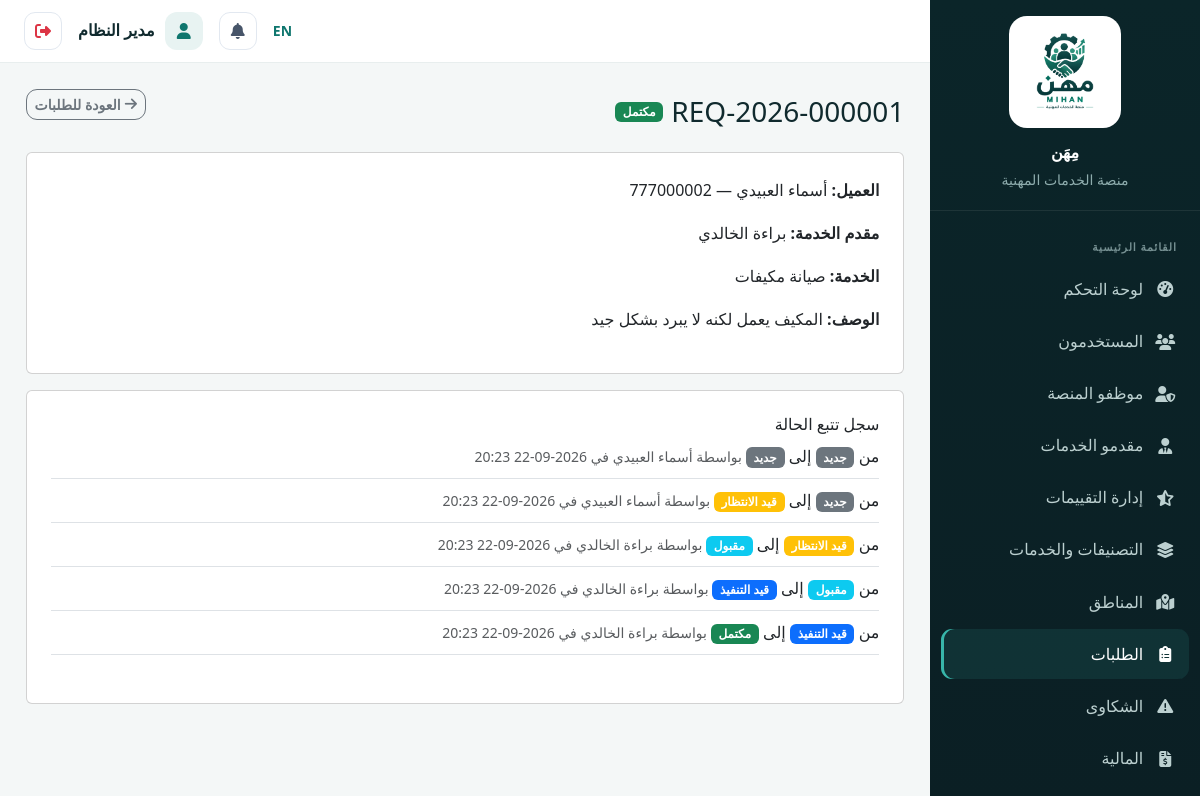
/admin/requests/1 (signed in), run on the app's committed database.
### tables this page shows
CREATE TABLE `system_settings` (
  `id` int(11) NOT NULL,
  `key` varchar(100) NOT NULL,
  `value` text DEFAULT NULL,
  `updated_at` datetime DEFAULT current_timestamp() ON UPDATE current_timestamp()
);

CREATE TABLE `users` (
  `id` int(11) NOT NULL,
  `name` varchar(150) NOT NULL,
  `email` varchar(150) NOT NULL,
  `phone` varchar(20) DEFAULT NULL,
  `password_hash` varchar(255) NOT NULL,
  `role` enum('customer','provider','employee','admin') NOT NULL DEFAULT 'customer',
  `profile_photo` varchar(255) DEFAULT NULL,
  `is_active` tinyint(1) NOT NULL DEFAULT 1,
  `is_verified_email` tinyint(1) NOT NULL DEFAULT 0,
  `created_at` datetime DEFAULT current_timestamp(),
  `updated_at` datetime DEFAULT current_timestamp() ON UPDATE current_timestamp()
);

CREATE TABLE `service_requests` (
  `id` int(11) NOT NULL,
  `request_number` varchar(30) NOT NULL,
  `customer_id` int(11) NOT NULL,
  `provider_id` int(11) DEFAULT NULL,
  `service_id` int(11) NOT NULL,
  `location_id` int(11) DEFAULT NULL,
  `description` text DEFAULT NULL,
  `preferred_date` date DEFAULT NULL,
  `preferred_time` time DEFAULT NULL,
  `budget` decimal(10,2) DEFAULT NULL,
  `final_price` decimal(10,2) DEFAULT NULL,
  `notes` text DEFAULT NULL,
  `status` enum('new','pending','accepted','in_progress','completed','cancelled','rejected') NOT NULL DEFAULT 'new',
  `created_at` datetime DEFAULT current_timestamp(),
  `updated_at` datetime DEFAULT current_timestamp() ON UPDATE current_timestamp()
);

CREATE TABLE `services` (
  `id` int(11) NOT NULL,
  `category_id` int(11) NOT NULL,
  `name_ar` varchar(150) NOT NULL,
  `name_en` varchar(150) DEFAULT NULL,
  `description` text DEFAULT NULL,
  `is_active` tinyint(1) NOT NULL DEFAULT 1
);

CREATE TABLE `request_status_history` (
  `id` int(11) NOT NULL,
  `request_id` int(11) NOT NULL,
  `changed_by` int(11) DEFAULT NULL,
  `old_status` varchar(20) DEFAULT NULL,
  `new_status` varchar(20) NOT NULL,
  `changed_at` datetime DEFAULT current_timestamp()
);

### app/views/admin/request_details.php (the view, shortened to what the rows shown need)
<div class="d-flex justify-content-between align-items-center mb-3">
  <div class="d-flex align-items-center gap-2">
    <h3 class="mb-0"><?= e($request['request_number']) ?></h3>
    <?= statusBadge($request['status']) ?>
  </div>
</div>
<div class="card p-4 mb-3">
<p><strong>العميل:</strong> <?= e($request['customer_name']) ?> — <?= e($request['customer_phone']) ?></p>
<p><strong>مقدم الخدمة:</strong> <?= e($request['provider_name'] ?? '-') ?></p>
<p><strong>الخدمة:</strong> <?= e(localized($request['service_name_ar'], $request['service_name_en'] ?? null)) ?></p>
<p><strong>الوصف:</strong> <?= e($request['description']) ?></p>
</div>
<div class="card p-4">
<h6>سجل تتبع الحالة</h6>
<ul class="list-unstyled">
<?php foreach ($history as $h): ?>
<li class="mb-2 border-bottom pb-2">
من <?= statusBadge($h['old_status'] ?? 'new') ?> إلى <?= statusBadge($h['new_status']) ?>
<span class="text-muted small"> بواسطة <?= e($h['changed_by_name'] ?? 'النظام') ?> في <?= formatDate($h['changed_at']) ?></span>
</li>
<?php endforeach; ?>
</ul>
</div>

### app/helpers/helpers.php (shortened to what the rows shown need)
<?php
function currentLang(): string
{
    $default = function_exists('setting') ? (string)setting('default_language', 'ar') : 'ar';
    return Session::get('lang', $default);
}
function __(string $key): string
{
    static $translations = null;
    if ($translations === null) {
        $lang = currentLang();
        $file = __DIR__ . "/../../lang/{$lang}.php";
        $translations = file_exists($file) ? require $file : [];
    }
    return $translations[$key] ?? $key;
}
function localized(?string $ar, ?string $en = null): string
{
    return $ar ?? '';
}
function langUrl(string $lang): string
{
    $path = parse_url($_SERVER['REQUEST_URI'] ?? '/', PHP_URL_PATH) ?: '/';
    $query = $_GET;
    $query['lang'] = $lang;
    return $path . '?' . http_build_query($query);
}
function e(?string $value): string
{
    return htmlspecialchars($value ?? '', ENT_QUOTES, 'UTF-8');
}
function asset(string $path): string
{
    return BASE_PATH . '/public/assets/' . ltrim($path, '/');
}
function url(string $path = ''): string
{
    return BASE_PATH . '/' . ltrim($path, '/');
}
function formatDate(?string $date): string
{
    return date('Y-m-d H:i', strtotime($date));
}
function statusBadge(string $status): string
{
    $map = [
        'new' => 'secondary', 'pending' => 'warning', 'accepted' => 'info',
        'in_progress' => 'primary', 'completed' => 'success',
        'cancelled' => 'dark', 'rejected' => 'danger',
        'open' => 'warning', 'in_review' => 'info', 'resolved' => 'success', 'closed' => 'secondary',
        'unpaid' => 'danger', 'paid' => 'success', 'refunded' => 'secondary',
    ];
    $color = $map[$status] ?? 'secondary';
    $labels = [
        'new' => ['جديد', 'New'], 'pending' => ['قيد الانتظار', 'Pending'], 'accepted' => ['مقبول', 'Accepted'],
        'in_progress' => ['قيد التنفيذ', 'In Progress'], 'completed' => ['مكتمل', 'Completed'], 'cancelled' => ['ملغى', 'Cancelled'],
        'rejected' => ['مرفوض', 'Rejected'], 'open' => ['مفتوح', 'Open'], 'in_review' => ['قيد المراجعة', 'In Review'],
        'resolved' => ['تم الحل', 'Resolved'], 'closed' => ['مغلق', 'Closed'], 'unpaid' => ['غير مدفوع', 'Unpaid'],
        'paid' => ['مدفوع', 'Paid'], 'refunded' => ['مسترد', 'Refunded'],
    ];
    $label = $labels[$status] ?? [ucfirst(str_replace('_', ' ', $status)), ucfirst(str_replace('_', ' ', $status))];
    return "<span class=\"badge bg-$color\">" . e($label[currentLang() === 'en' ? 1 : 0]) . "</span>";
}
function setting(string $key, $default = null)
{
    static $cache = null;
    if ($cache === null) {
        $cache = [];
        try {
            require_once __DIR__ . '/../models/SystemSetting.php';
            $cache = (new SystemSetting())->allKeyed();
        } catch (Throwable $e) {
            $cache = [];
        }
    }
    return array_key_exists($key, $cache) ? $cache[$key] : $default;
}
function renderBackButton(?string $url = null, ?string $text = null, ?string $icon = null, ?string $class = null): void
{
    include __DIR__ . '/../views/partials/back_button.php';
}

### app/core/Router.php (shortened to what the rows shown need)
<?php
class Router
{
    private array $routes = [];
    private function add(string $method, string $path, string $handler): void
    {
        $this->routes[] = compact('method', 'path', 'handler');
    }
    public function dispatch(string $method, string $uri): void
    {
        $uri = strtok($uri, '?');
        $base = BASE_PATH;
        if ($base !== '' && strpos($uri, $base) === 0) {
            $uri = substr($uri, strlen($base));
        }
        $uri = rtrim($uri, '/');
        foreach ($this->routes as $route) {
            if ($route['method'] !== $method) continue;
            $pattern = preg_replace('#\{[a-zA-Z_]+\}#', '([^/]+)', $route['path']);
            $pattern = '#^' . $pattern . '$#u';
            if (preg_match($pattern, $uri, $matches)) {
                array_shift($matches);
                [$controllerName, $methodName] = explode('@', $route['handler']);
                $controller = new $controllerName();
                call_user_func_array([$controller, $methodName], $matches);
                return;
            }
        }
    }
}

### app/views/partials/sidebar.php (shortened to what the rows shown need)
<?php
$role=Auth::role(); $current=parse_url($_SERVER['REQUEST_URI']??'',PHP_URL_PATH) ?: '/';
$links=[];
if($role==='customer') $links=[['fa-gauge-high',__('dashboard'),'/customer/dashboard'],['fa-list-check',__('my_requests'),'/customer/requests'],['fa-file-invoice-dollar','المالية والفواتير','/customer/finance'],['fa-plus-circle',__('new_request'),'/customer/requests/create'],['fa-comment-dots',__('smart_assistant'),'/customer/ai/assistant'],['fa-user-gear',__('search'),'/providers'],['fa-triangle-exclamation',__('complaints'),'/customer/complaints'],['fa-user',__('profile'),'/customer/profile']];
elseif($role==='provider') $links=[['fa-gauge-high',__('dashboard'),'/provider/dashboard'],['fa-inbox',__('incoming_requests'),'/provider/requests'],['fa-wallet','المالية والمدفوعات','/provider/finance'],['fa-star',__('reviews'),'/provider/reviews'],['fa-id-card',__('professional_profile'),'/provider/profile']];
elseif($role==='admin') $links=[['fa-gauge-high',__('dashboard'),'/admin/dashboard'],['fa-users',__('users'),'/admin/users'],['fa-user-shield','موظفو المنصة','/admin/employees'],['fa-user-tie',__('providers'),'/admin/providers'],['fa-star-half-stroke',__('review_management'),'/admin/reviews'],['fa-layer-group',__('categories_services'),'/admin/categories'],['fa-map-location-dot',__('locations'),'/admin/locations'],['fa-clipboard-list',__('requests'),'/admin/requests'],['fa-triangle-exclamation',__('complaints'),'/admin/complaints'],['fa-file-invoice-dollar',__('finance'),'/admin/finance'],['fa-chart-line',__('reports_analytics'),'/admin/reports'],['fa-bell',__('notifications'),'/admin/notifications'],['fa-brain',__('ai'),'/admin/ai'],['fa-gear',__('settings'),'/admin/settings']];
?>
<aside class="dash-sidebar">
 <div class="sidebar-brand"><a href="<?= url('/') ?>" class="sidebar-brand-link"><img class="sidebar-logo" src="<?= asset('images/logo-mihan-original.png') ?>" alt="<?= e(__('app_name')) ?>"><span class="sidebar-brand-text"><?= e(setting('site_name', __('app_name'))) ?><small><?= __('professional_services_platform') ?></small></span></a></div>
 <ul class="sidebar-nav"><li class="sidebar-section"><?= __('main_menu') ?></li>
 <?php foreach($links as $link): $active=str_starts_with($current,rtrim(BASE_PATH.$link[2],'/')); ?><li><a class="<?= $active?'active':'' ?>" href="<?= url($link[2]) ?>"><i class="fa-solid <?= $link[0] ?>"></i><span><?= e($link[1]) ?></span></a></li><?php endforeach; ?>
 </ul>
</aside>

### app/views/partials/topbar.php (shortened to what the rows shown need)
<?php require_once __DIR__.'/../../models/Notification.php'; $notifModel=new Notification(); $unread=Auth::check()?$notifModel->unreadCount(Auth::id()):0; ?>
<header class="dash-topbar">
 <div class="ms-auto d-flex align-items-center gap-2 gap-md-3">
  <a href="<?= e(langUrl(currentLang()==='ar'?'en':'ar')) ?>" class="text-decoration-none small fw-semibold"><?= currentLang()==='ar'?'EN':'AR' ?></a>
  <a href="<?= url(Auth::role().'/notifications') ?>" class="icon-btn position-relative"><i class="fa-solid fa-bell"></i><?php if($unread>0): ?><span class="badge rounded-pill bg-danger notif-badge"><?= $unread ?></span><?php endif; ?></a>
  <div class="dash-user"><span class="dash-user-avatar"><i class="fa-solid fa-user"></i></span><span class="dash-user-name fw-semibold"><?= e(Auth::name()) ?></span></div>
  <form method="POST" action="<?= url('/logout') ?>" class="d-inline"><?= csrf_field() ?><button type="submit" class="icon-btn text-danger" title="<?= e(__('logout')) ?>"><i class="fa-solid fa-right-from-bracket"></i></button></form>
 </div>
</header>

### data on the page
system_settings: value "مِهَن"
users: name "مدير النظام"
service_requests: request_number "REQ-2026-000001", status "مكتمل", customer.name "أسماء العبيدي", customer.phone "777000002", users.name "براءة الخالدي", service.name_ar "صيانة مكيفات", description "المكيف يعمل لكنه لا يبرد بشكل جيد"
request_status_history: changed_by.name "أسماء العبيدي", changed_at "2026-09-22 20:23"
request_status_history: old_status "جديد قيد الانتظار", changed_by.name "أسماء العبيدي", changed_at "2026-09-22 20:23"
request_status_history: old_status "قيد الانتظار مقبول", changed_by.name "براءة الخالدي", changed_at "2026-09-22 20:23"
request_status_history: old_status "مقبول قيد التنفيذ", changed_by.name "براءة الخالدي", changed_at "2026-09-22 20:23"
request_status_history: old_status "قيد التنفيذ مكتمل", changed_by.name "براءة الخالدي", changed_at "2026-09-22 20:23"

### other printed values
$link[1] "لوحة التحكم"
$link[1] "المستخدمون"
$link[1] "موظفو المنصة"
$link[1] "مقدمو الخدمات"
$link[1] "إدارة التقييمات"
$link[1] "التصنيفات والخدمات"
$link[1] "المناطق"
$link[1] "الطلبات"
$link[1] "الشكاوى"
$link[1] "المالية"
